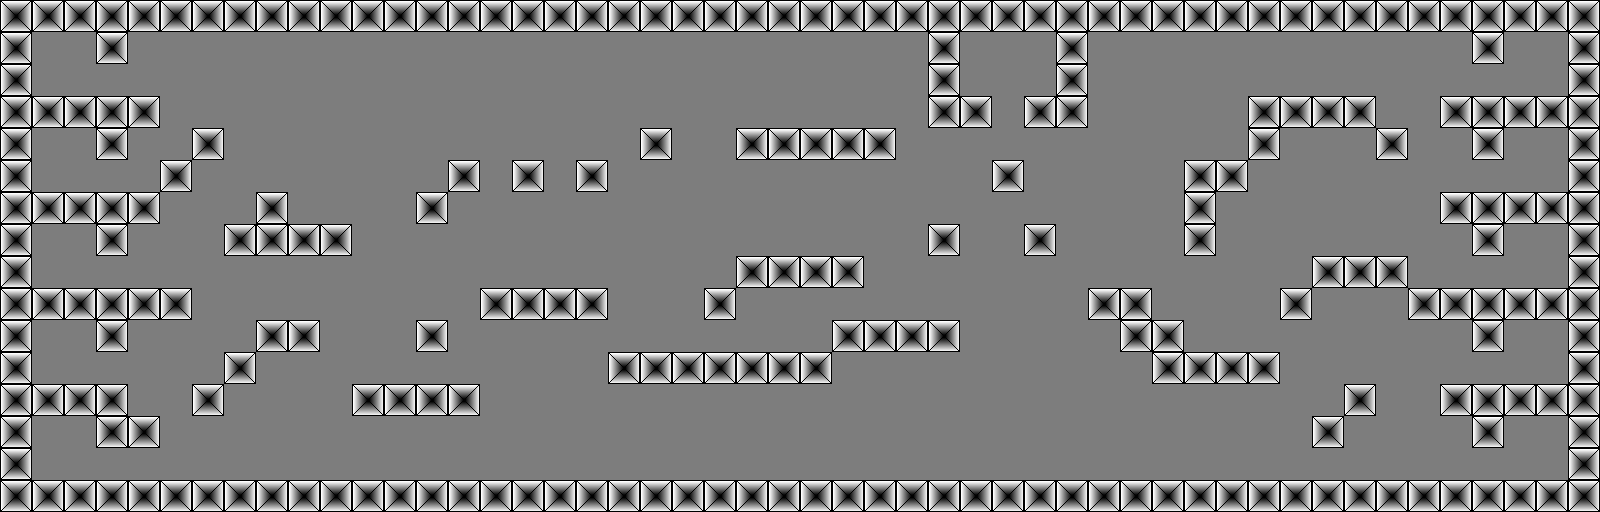

The image is a tile-based game level rendered from a .tmx file. Its description and complete source (layers, tilesets, objects, tile grids) follow:
An orthogonal 50x16 tile map with 32x32 px tiles, 1 tile layer (map) and 26 objects (12x Pass, 11x Injector, End, Player, Req).

<map version="1.0" orientation="orthogonal" width="50" height="16" tilewidth="32" tileheight="32" backgroundcolor="#7d7d7d">
 <tileset firstgid="1" name="tileset32" tilewidth="32" tileheight="32">
  <image source="../images/tileset32.png" width="320" height="320" />
 </tileset>
 <layer name="map" width="50" height="16">
  <data encoding="csv">
1,1,1,1,1,1,1,1,1,1,1,1,1,1,1,1,1,1,1,1,1,1,1,1,1,1,1,1,1,1,1,1,1,1,1,1,1,1,1,1,1,1,1,1,1,1,1,1,1,1,
1,0,0,1,0,0,0,0,0,0,0,0,0,0,0,0,0,0,0,0,0,0,0,0,0,0,0,0,0,1,0,0,0,1,0,0,0,0,0,0,0,0,0,0,0,0,1,0,0,1,
1,0,0,0,0,0,0,0,0,0,0,0,0,0,0,0,0,0,0,0,0,0,0,0,0,0,0,0,0,1,0,0,0,1,0,0,0,0,0,0,0,0,0,0,0,0,0,0,0,1,
1,1,1,1,1,0,0,0,0,0,0,0,0,0,0,0,0,0,0,0,0,0,0,0,0,0,0,0,0,1,1,0,1,1,0,0,0,0,0,1,1,1,1,0,0,1,1,1,1,1,
1,0,0,1,0,0,1,0,0,0,0,0,0,0,0,0,0,0,0,0,1,0,0,1,1,1,1,1,0,0,0,0,0,0,0,0,0,0,0,1,0,0,0,1,0,0,1,0,0,1,
1,0,0,0,0,1,0,0,0,0,0,0,0,0,1,0,1,0,1,0,0,0,0,0,0,0,0,0,0,0,0,1,0,0,0,0,0,1,1,0,0,0,0,0,0,0,0,0,0,1,
1,1,1,1,1,0,0,0,1,0,0,0,0,1,0,0,0,0,0,0,0,0,0,0,0,0,0,0,0,0,0,0,0,0,0,0,0,1,0,0,0,0,0,0,0,1,1,1,1,1,
1,0,0,1,0,0,0,1,1,1,1,0,0,0,0,0,0,0,0,0,0,0,0,0,0,0,0,0,0,1,0,0,1,0,0,0,0,1,0,0,0,0,0,0,0,0,1,0,0,1,
1,0,0,0,0,0,0,0,0,0,0,0,0,0,0,0,0,0,0,0,0,0,0,1,1,1,1,0,0,0,0,0,0,0,0,0,0,0,0,0,0,1,1,1,0,0,0,0,0,1,
1,1,1,1,1,1,0,0,0,0,0,0,0,0,0,1,1,1,1,0,0,0,1,0,0,0,0,0,0,0,0,0,0,0,1,1,0,0,0,0,1,0,0,0,1,1,1,1,1,1,
1,0,0,1,0,0,0,0,1,1,0,0,0,1,0,0,0,0,0,0,0,0,0,0,0,0,1,1,1,1,0,0,0,0,0,1,1,0,0,0,0,0,0,0,0,0,1,0,0,1,
1,0,0,0,0,0,0,1,0,0,0,0,0,0,0,0,0,0,0,1,1,1,1,1,1,1,0,0,0,0,0,0,0,0,0,0,1,1,1,1,0,0,0,0,0,0,0,0,0,1,
1,1,1,1,0,0,1,0,0,0,0,1,1,1,1,0,0,0,0,0,0,0,0,0,0,0,0,0,0,0,0,0,0,0,0,0,0,0,0,0,0,0,1,0,0,1,1,1,1,1,
1,0,0,1,1,0,0,0,0,0,0,0,0,0,0,0,0,0,0,0,0,0,0,0,0,0,0,0,0,0,0,0,0,0,0,0,0,0,0,0,0,1,0,0,0,0,1,0,0,1,
1,0,0,0,0,0,0,0,0,0,0,0,0,0,0,0,0,0,0,0,0,0,0,0,0,0,0,0,0,0,0,0,0,0,0,0,0,0,0,0,0,0,0,0,0,0,0,0,0,1,
1,1,1,1,1,1,1,1,1,1,1,1,1,1,1,1,1,1,1,1,1,1,1,1,1,1,1,1,1,1,1,1,1,1,1,1,1,1,1,1,1,1,1,1,1,1,1,1,1,1
</data>
 </layer>
 <objectgroup name="objects" width="50" height="16">
  <object name="Injector" x="56" y="160" width="16" height="32">
   <properties>
    <property name="2" value="yellow" />
    <property name="color" value="white" />
   </properties>
  </object>
  <object name="Injector" x="55" y="256" width="16" height="32">
   <properties>
    <property name="5" value="light_blue" />
    <property name="color" value="light_blue" />
   </properties>
  </object>
  <object name="Injector" x="52" y="352" width="16" height="32">
   <properties>
    <property name="3" value="yellow" />
    <property name="color" value="yellow" />
   </properties>
  </object>
  <object name="End" x="970" y="64" width="16" height="32">
   <properties>
    <property name="nextlevel" value="end" />
   </properties>
  </object>
  <object name="Player" x="1536" y="433" width="16" height="32">
   <properties>
    <property name="1" value="none" />
    <property name="2" value="none" />
    <property name="3" value="none" />
    <property name="4" value="none" />
    <property name="5" value="none" />
    <property name="6" value="none" />
    <property name="7" value="none" />
    <property name="_the" value="player" />
   </properties>
  </object>
  <object name="Pass" x="102" y="448" width="16" height="32">
   <properties>
    <property name="colorkey" value="yellow" />
   </properties>
  </object>
  <object name="Pass" x="101" y="352" width="16" height="32">
   <properties>
    <property name="colorkey" value="red" />
   </properties>
  </object>
  <object name="Pass" x="103" y="256" width="16" height="32">
   <properties>
    <property name="colorkey" value="violet" />
   </properties>
  </object>
  <object name="Injector" x="52" y="448" width="16" height="32">
   <properties>
    <property name="4" value="green" />
    <property name="color" value="green" />
   </properties>
  </object>
  <object name="Pass" x="102" y="64" width="16" height="32">
   <properties>
    <property name="colorkey" value="blue" />
   </properties>
  </object>
  <object name="Pass" x="102" y="160" width="16" height="32">
   <properties>
    <property name="colorkey" value="yellow" />
   </properties>
  </object>
  <object name="Pass" x="1479" y="352" width="16" height="32">
   <properties>
    <property name="colorkey" value="orange" />
   </properties>
  </object>
  <object name="Pass" x="1480" y="256" width="16" height="32">
   <properties>
    <property name="colorkey" value="red" />
   </properties>
  </object>
  <object name="Pass" x="1481" y="160" width="16" height="32">
   <properties>
    <property name="colorkey" value="green" />
   </properties>
  </object>
  <object name="Pass" x="1477" y="64" width="16" height="32">
   <properties>
    <property name="colorkey" value="green" />
   </properties>
  </object>
  <object name="Injector" x="55" y="64" width="16" height="32">
   <properties>
    <property name="3" value="red" />
    <property name="color" value="white" />
   </properties>
  </object>
  <object name="Injector" x="1527" y="352" width="16" height="32">
   <properties>
    <property name="2" value="orange" />
    <property name="color" value="orange" />
   </properties>
  </object>
  <object name="Injector" x="1527" y="256" width="16" height="32">
   <properties>
    <property name="1" value="red" />
    <property name="color" value="red" />
   </properties>
  </object>
  <object name="Injector" x="1527" y="160" width="16" height="32">
   <properties>
    <property name="7" value="violet" />
    <property name="color" value="violet" />
   </properties>
  </object>
  <object name="Injector" x="1527" y="64" width="16" height="32">
   <properties>
    <property name="6" value="blue" />
    <property name="color" value="blue" />
   </properties>
  </object>
  <object name="Injector" x="851" y="96" width="16" height="32">
   <properties>
    <property name="1" value="yellow" />
    <property name="2" value="yellow" />
    <property name="3" value="yellow" />
    <property name="4" value="yellow" />
    <property name="5" value="yellow" />
    <property name="6" value="yellow" />
    <property name="7" value="yellow" />
    <property name="color" value="white" />
   </properties>
  </object>
  <object name="Pass" x="711" y="320" width="16" height="32">
   <properties>
    <property name="colorkey" value="red" />
   </properties>
  </object>
  <object name="Pass" x="842" y="288" width="16" height="32">
   <properties>
    <property name="colorkey" value="orange" />
   </properties>
  </object>
  <object name="Injector" x="776" y="320" width="16" height="32">
   <properties>
    <property name="3" value="orange" />
    <property name="color" value="white" />
   </properties>
  </object>
  <object name="Pass" x="102" y="160" width="16" height="32">
   <properties>
    <property name="colorkey" value="yellow" />
   </properties>
  </object>
  <object name="Req" x="31" y="319" width="71" height="67">
   <properties>
    <property name="colorkey" value="red" />
   </properties>
  </object>
 </objectgroup>
</map>